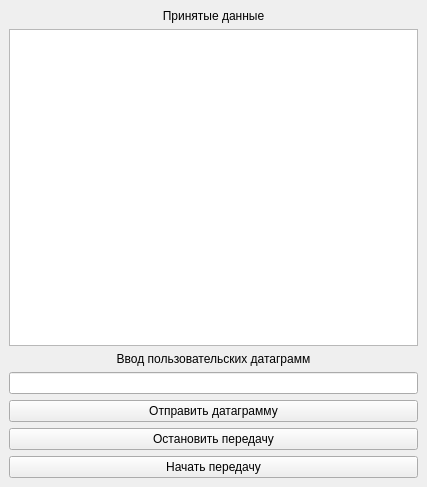
<?xml version="1.0" encoding="UTF-8"?>
<ui version="4.0">
 <class>MainWindow</class>
 <widget class="QMainWindow" name="MainWindow">
  <property name="geometry">
   <rect>
    <x>0</x>
    <y>0</y>
    <width>427</width>
    <height>487</height>
   </rect>
  </property>
  <property name="windowTitle">
   <string>MainWindow</string>
  </property>
  <widget class="QWidget" name="centralwidget">
   <layout class="QVBoxLayout" name="verticalLayout">
    <item>
     <widget class="QLabel" name="lb_receiveData">
      <property name="text">
       <string>Принятые данные</string>
      </property>
      <property name="alignment">
       <set>Qt::AlignmentFlag::AlignCenter</set>
      </property>
     </widget>
    </item>
    <item>
     <widget class="QTextEdit" name="te_result"/>
    </item>
    <item>
     <widget class="QLabel" name="label">
      <property name="font">
       <font>
        <bold>false</bold>
       </font>
      </property>
      <property name="acceptDrops">
       <bool>false</bool>
      </property>
      <property name="layoutDirection">
       <enum>Qt::LayoutDirection::LeftToRight</enum>
      </property>
      <property name="autoFillBackground">
       <bool>false</bool>
      </property>
      <property name="text">
       <string>Ввод пользовательских датаграмм</string>
      </property>
      <property name="alignment">
       <set>Qt::AlignmentFlag::AlignCenter</set>
      </property>
     </widget>
    </item>
    <item>
     <widget class="QLineEdit" name="le_text_input"/>
    </item>
    <item>
     <widget class="QPushButton" name="pb_send_data">
      <property name="text">
       <string>Отправить датаграмму</string>
      </property>
     </widget>
    </item>
    <item>
     <widget class="QPushButton" name="pb_stop">
      <property name="text">
       <string>Остановить передачу</string>
      </property>
     </widget>
    </item>
    <item>
     <widget class="QPushButton" name="pb_start">
      <property name="text">
       <string>Начать передачу</string>
      </property>
     </widget>
    </item>
   </layout>
  </widget>
 </widget>
 <resources/>
 <connections/>
</ui>
